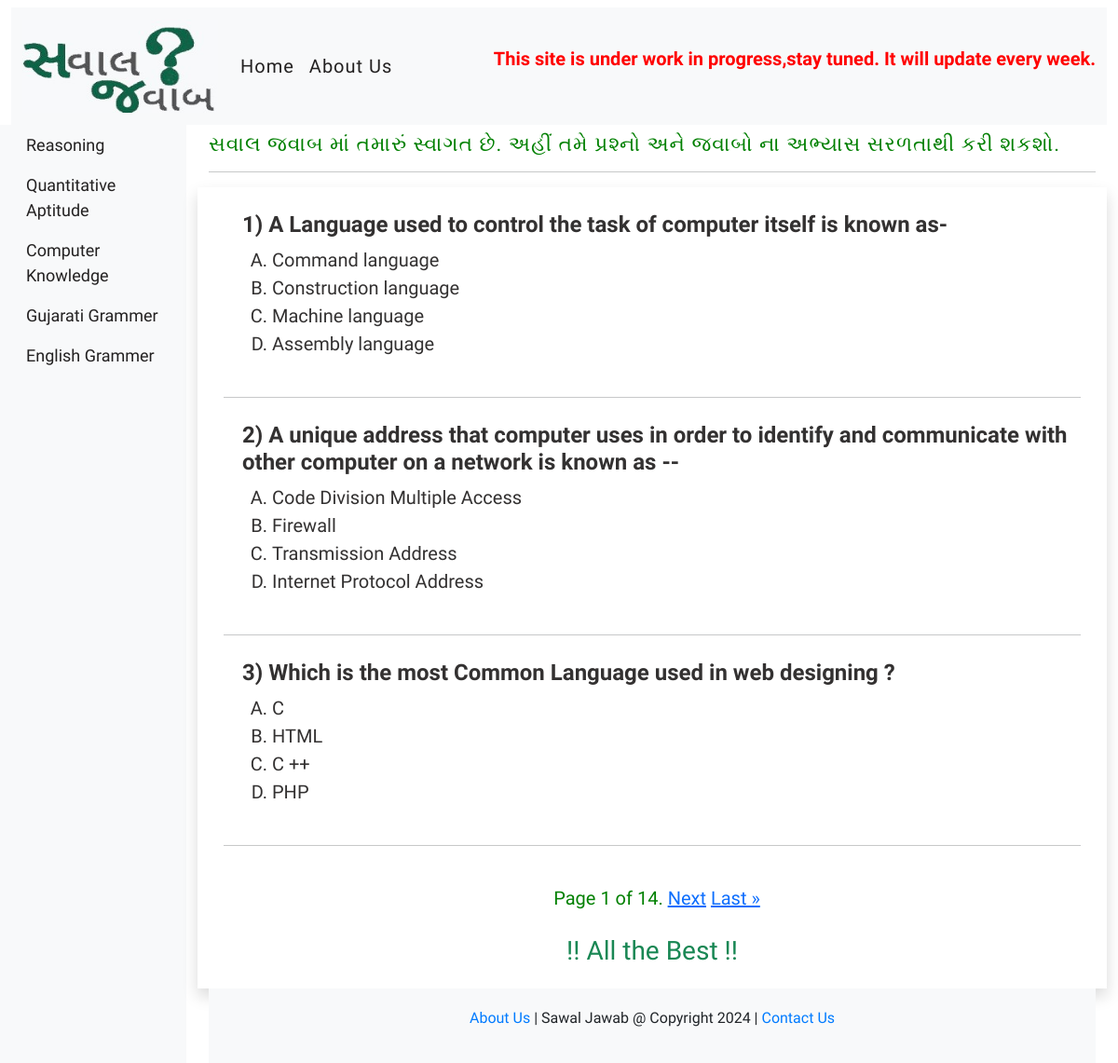
The page /computer_operator/computer/ on the database its author committed.
### myapp/models.py (models this page shows)
class Current_Affairs(models.Model):
    question=models.CharField(max_length=500)
    answer=models.CharField(max_length=500)
    opt_A=models.CharField(max_length=500)
    opt_B=models.CharField(max_length=500)
    opt_C=models.CharField(max_length=500)
    opt_D=models.CharField(max_length=500)
    ans_description=models.TextField(max_length=1000)
    category=models.CharField(max_length=300)
    question_topic=models.CharField(max_length=300)

class Computer_Operator(Current_Affairs):
    pass

class Current_Affairs(models.Model):
    question=models.CharField(max_length=500)
    answer=models.CharField(max_length=500)
    opt_A=models.CharField(max_length=500)
    opt_B=models.CharField(max_length=500)
    opt_C=models.CharField(max_length=500)
    opt_D=models.CharField(max_length=500)
    ans_description=models.TextField(max_length=1000)
    category=models.CharField(max_length=300)
    question_topic=models.CharField(max_length=300)

### myapp/views.py (the view)
# urls.py: path('computer_operator/<slug:category_slug>/',views.computer_questions,name='computer_questions'),
def computer_questions(request,category_slug):
    comp=Computer_Operator.objects.filter(question_topic=category_slug)
    paginator = Paginator(comp, 3)
    page_number = request.GET.get("page")
    page_obj = paginator.get_page(page_number)
    return render(request,'myapp/sawaljawab.html',{'page_obj':page_obj})

### myapp/templates/myapp/sawaljawab.html (shortened to what this page needs)
{% extends 'myapp/base.html' %}
{% block content %}
<div class="col-md-9 ml-sm-auto col-lg-10 px-md-4">
    <h3 class="mt-2" id="gujaratiheadings">સવાલ જવાબ માં તમારું સ્વાગત છે. અહીં તમે પ્રશ્નો અને જવાબો ના અભ્યાસ સરળતાથી કરી શકશો.</h3>
    <hr>
    <div class="row mt-2 shadow p-3">
        <div class="currentaffairs">
            <div class="innersection">
                       {% for q in page_obj %}
                            <div>
                                <h4 style="text-align: left; letter-spacing: normal; font-weight:bold;"> <span class="question_id">{{ page_obj.start_index|add:forloop.counter0 }})</span> {{q.question}}</h4>
                                    <ul style="text-align: left; list-style:upper-alpha;">
                                        <li><a onclick="optASelected(this, '{{ q.answer }}', '{{ q.ans_description}}')">{{q.opt_A}}</a></li>
                                        <li><a onclick="optBSelected(this, '{{ q.answer }}', '{{ q.ans_description}}')">{{q.opt_B}}</a></li>
                                        <li><a onclick="optCSelected(this, '{{ q.answer }}', '{{ q.ans_description}}')">{{q.opt_C}}</a></li>
                                        <li><a onclick="optDSelected(this, '{{ q.answer }}', '{{ q.ans_description}}')">{{q.opt_D}}</a></li>
                                    </ul>
                          </div>
                       <hr style="font-weight: bolder;">
                      {% endfor %}
                       <div class="pagination">
                        <span class="step-links"  style="color: green; padding: 15px; font-size: 20px;">
                            <span class="current">
                                Page {{ page_obj.number }} of {{ page_obj.paginator.num_pages }}.
                            </span>
                            {% if page_obj.has_next %}
                                <a href="?page={{ page_obj.next_page_number }}">Next</a>
                                <a href="?page={{ page_obj.paginator.num_pages }}">Last &raquo;</a>
                            {% endif %}
                        </span>
                    </div>
            </div>
    </div>
    <div><h3 class="text-center text-success">!! All the Best !!</h3></div>
{% endblock content %}

### myapp/templates/myapp/base.html (shortened to what this page needs)
{% load static %}
<!doctype html>
<html lang="en">
  <head>
    <link rel="stylesheet" href="{% static 'myapp/css/style.css' %}">
    <link href="https://cdn.jsdelivr.net/npm/bootstrap@5.3.2/dist/css/bootstrap.min.css" rel="stylesheet">
  </head>
  <body>
    <div class="container-fluid mt-2">
      {% include 'myapp/navbar.html' %}
          <div class="row">
          {% include 'myapp/aside.html' %}
          {% block content %}
          {% endblock content %}
         </div>
      <footer class="">
          <div class="container">
              <p>
                  <a href="{% url 'aboutus' %}">About Us</a> | Sawal Jawab @ Copyright 2024 | <a href="#">Contact Us</a>
              </p>
          </div>
      </footer>
    </div>
  </body>
</html>

### myapp/templates/myapp/navbar.html (shortened to what this page needs)
{% load static %}
<nav class="navbar navbar-expand-lg bg-body-tertiary">
    <div class="container-fluid">
      <div class="collapse navbar-collapse" id="navbarTogglerDemo01">
        <a class="navbar-brand" href="#" style="font-size:35px;"><img src='{% static "myapp/logo/sawal2.jpg" %}' class="bg-light" alt="logo" width="210px" height="100px"></a>
        <ul class="navbar-nav me-auto mb-2 mb-lg-0">
          <li class="nav-item">
            <a class="nav-link active" aria-current="page" href="{% url 'homepage' %}">Home</a>
          </li>
          <li class="nav-item">
            <a class="nav-link" href="{% url 'aboutus' %}">About Us</a>
        </ul>
      </div>
      <marquee width="60%" direction="left" height="100px">
        <p style="color: red; font-size: 20px; font-weight: bolder;" >This site is under work in progress,stay tuned. It will update every week.</p>
        </marquee>
    </div>
  </nav>

### myapp/templates/myapp/aside.html
<nav id="sidebar" class="col-md-3 col-lg-2 d-md-block bg-light sidebar">
    <div class="sidebar-sticky">
        <ul class="nav flex-column">
                      <li class="nav-item">
                          <a class="nav-link" href="{% url 'reasoningpage' %}">
                            Reasoning
                          </a>
                      </li>
                      <li class="nav-item">
                          <a class="nav-link" href="{% url 'aptitudepage' %}">
                            Quantitative Aptitude
                          </a>
                      </li>
                    <li class="nav-item">
                        <a class="nav-link" href="{% url 'computer_questions' category_slug='computer'%}">
                            Computer Knowledge
                        </a>
                     </li>
                    <li class="nav-item">
                      <a class="nav-link" href="{% url 'gujaratipage' %}">
                        Gujarati Grammer
                      </a>
                  </li>
              <li class="nav-item">
                <a class="nav-link" href="{% url 'englishpage' %}">
                  English Grammer
                </a>
              </li>
        </ul>
    </div>
</nav>

### myapp/static/myapp/css/style.css (style rules this page uses)
* { margin:0; padding:0; box-sizing:border-box; font-family: 'Anek Gujarati', sans-serif; font-family: 'Poppins', sans-serif; font-family: 'PT Sans', sans-serif; }
.collapse > .navbar-brand { color:#644D48; font-family: 'Lucida Sans', 'Lucida Sans Regular', 'Lucida Grande', 'Lucida Sans Unicode', Geneva, Verdana, sans-serif; }
.collapse > .navbar-nav > .nav-item > .nav-link { font-size: 20px; letter-spacing: 1px; font-family: 'PT Sans', sans-serif; color: #232121; }
.sidebar-sticky { overflow:scroll; flex-grow: 1; color: aqua; height: auto; scroll-behavior: smooth; }
.sidebar-sticky > .nav > .nav-item > .nav-link { font-size: 18px; color: #232121; }
#gujaratiheadings { font-family: 'Anek Gujarati', sans-serif; font-family: 'PT Sans', sans-serif; font-size: 22px; letter-spacing: 1px; color: green; }
footer { background-color: #f8f9fa; padding: 20px 0; text-align: center; }
footer a { color: #007bff; text-decoration: none; }
.currentaffairs { width: 700px; height: auto; display: flex; flex-direction: row; justify-content: center; }
.innersection { width: auto; height: auto; background-color:white; border-radius: 5px; }
.innersection > div { font-family: 'Anek Gujarati', sans-serif; font-family: 'Noto Serif Gujarati', serif; font-family: 'Poppins', sans-serif; font-family: 'PT Sans', sans-serif; font-size: 20px; width: auto; height: auto; margin-left: 10px; padding: 10px; color: rgb(51, 49, 49); }
.innersection > div > ul > li > a { text-decoration: none; }
.pagination > span { margin: auto; text-align: center; }

### rows shown on the page
Computer_Operator: start_index|add "1", question "A Language used to control the task of computer itself is known as-", opt_A "Command language", opt_B "Construction language", opt_C "Machine language", opt_D "Assembly language"
Computer_Operator: start_index|add "2", question "A unique address that computer uses in order to identify and communicate with other computer on a network is known as --", opt_A "Code Division Multiple Access", opt_B "Firewall", opt_C "Transmission Address", opt_D "Internet Protocol Address"
Computer_Operator: start_index|add "3", question "Which is the most Common Language used in web designing ?", opt_A "C", opt_B "HTML", opt_C "C ++", opt_D "PHP"

### other values the page prints
{{ page_obj.number }} "1"
{{ page_obj.paginator.num_pages }} "14"
